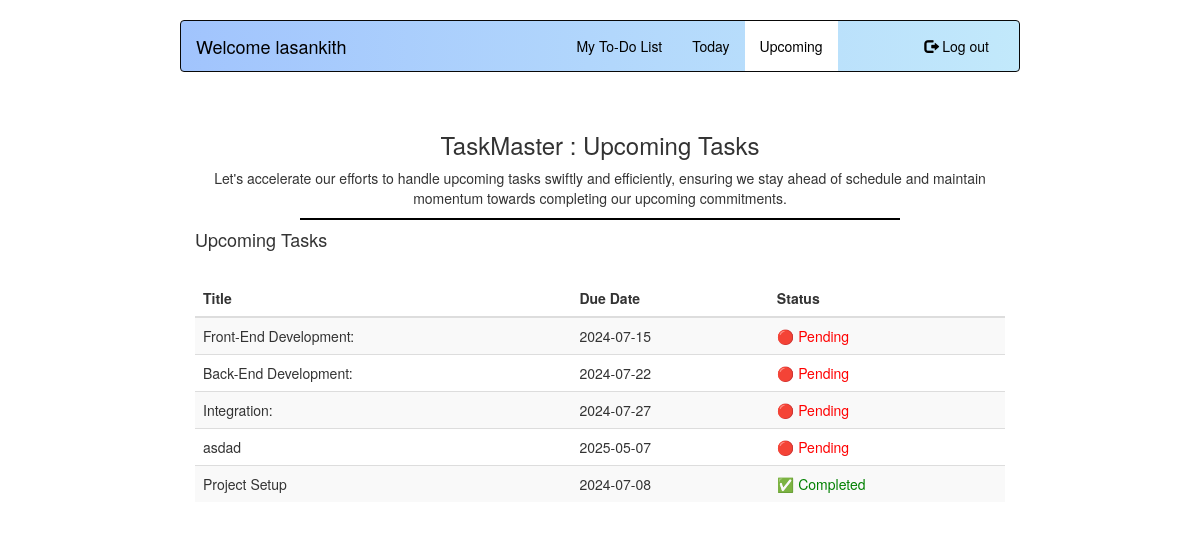
The app's page /pages/upcomingTasks.php (signed in) with its own data.
### tables this page shows
CREATE TABLE `tasktb` (
  `taskID` int(255) NOT NULL,
  `username` varchar(500) NOT NULL,
  `title` varchar(500) NOT NULL,
  `description` varchar(500) NOT NULL,
  `due_dates` date NOT NULL,
  `status` varchar(500) NOT NULL
);

### pages/upcomingTasks.php (the view, shortened to what this page needs)
<?php
$servername = "localhost";
$username = "root";
$password = "";
$dbname = "tododb";
$conn = new mysqli($servername, $username, $password, $dbname);
$username = $_SESSION["username"];
$todayDate = date("Y-m-d");
$sql = "SELECT * FROM tasktb WHERE username = '$username' AND due_dates > '$todayDate' ORDER BY status ASC, due_dates ASC";
$result = $conn->query($sql);
?>
<!DOCTYPE html>
<html lang="en">
<head>
  <link rel="stylesheet" href="https://maxcdn.bootstrapcdn.com/bootstrap/3.4.1/css/bootstrap.min.css">
  <link rel="stylesheet" href="../css/navStyle.css">
</head>
<body>
<nav class="navbar navbar-inverse">
  <div class="container-fluid">
    <div class="navbar-header">
      <a class="navbar-brand" href="#">Welcome <?php echo htmlspecialchars($_SESSION["username"]); ?></a>
    </div>
    <div class="collapse navbar-collapse" id="myNavbar">
      <ul class="nav navbar-nav">
        <li><a href="myList.php">My To-Do List</a></li>
        <li><a href="todayTasksPopup.php">Today</a></li>
        <li class="active"><a href="#">Upcoming</a></li>
      </ul>
      <ul class="nav navbar-nav navbar-right">
        <li><a href="logout.php"><span class="glyphicon glyphicon-log-out"></span> Log out</a></li>
      </ul>
    </div>
  </div>
</nav>
<div class="container">
  <br>
  <h3 align="center">TaskMaster : Upcoming Tasks</h3>
  <p align="center">Let's accelerate our efforts to handle upcoming tasks swiftly and efficiently, ensuring we stay ahead of schedule and maintain momentum towards completing our upcoming commitments.</p>
</div>
<hr style="border-top: 2px solid black;width: 50%;margin: auto;">
<div class="container">
  <div class="row">
    <div class="col-md-12">
      <h4>Upcoming Tasks</h4><br>
      <table class="table table-striped">
        <thead>
          <tr>
            <th>Title</th>
            <th>Due Date</th>
            <th>Status</th>
          </tr>
        </thead>
        <tbody>
          <?php
          if ($result->num_rows > 0) {
              while ($row = $result->fetch_assoc()) {
                  echo "<tr>";
                  echo "<td>" . $row["title"] . "</td>";
                  echo "<td>" . $row["due_dates"] . "</td>";
                  if ($row["status"] == 1) {
                      echo "<td class='status-completed'>Completed</td>";
                  } else {
                      echo "<td class='status-pending'>Pending</td>";
                  }
                  echo "</tr>";
              }
          } else {
              echo "<tr><td colspan='3'>No upcoming tasks found.</td></tr>";
          }
          ?>
        </tbody>
      </table>
    </div>
  </div>
</div>
</body>
</html>

### css/navStyle.css (style rules this page uses)
body { background-image: url("../images/3.png"); background-repeat: no-repeat; background-size: cover; background-attachment: fixed; }
.navbar { background: linear-gradient(to right, #a1c4fd, #c2e9fb); width: 70%; margin: 20px auto 20px; }
.navbar-brand, .nav > li > a { color: black !important; }
.navbar-brand { margin-right: 200px; }
.nav > li > a:hover, .nav > li.active > a { background-color: white !important; color: black !important; }
.container { width: 70%; margin: 0 auto; background-color: white; }

### pages/upcomingTasks.php (style rules this page uses)
.status-pending { color: red; }
.status-completed { color: green; }
.status-pending::before { content: "🔴 "; }
.status-completed::before { content: "✅ "; }

### records on screen
tasktb: title "Front-End Development:", due_dates "2024-07-15", status "Pending"
tasktb: title "Back-End Development:", due_dates "2024-07-22", status "Pending"
tasktb: title "Integration:", due_dates "2024-07-27", status "Pending"
tasktb: title "asdad", due_dates "2025-05-07", status "Pending"
tasktb: title "Project Setup", due_dates "2024-07-08", status "Completed"

### other values on screen
$_SESSION["username"] "lasankith"
